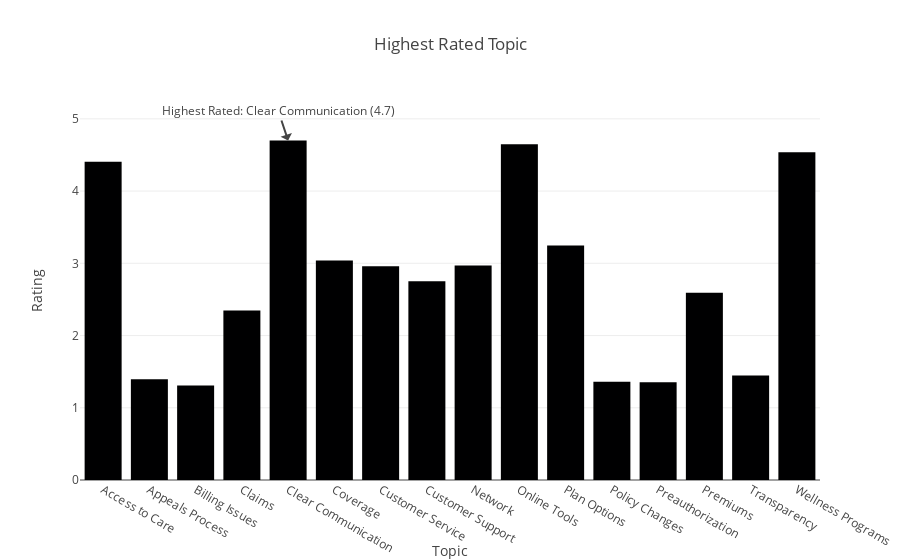

The notebook cell saved with this chart:
### Code cell
create_highest_rated_topic_bar(df)

### Figure 1 — Plotly figure (JSON) as saved in the notebook; plotly's stock layout.template omitted (floating-point values rounded to 4 significant figures)
{"data": [{"alignmentgroup": "True", "hovertemplate": "Topic=%{x}<br>Rating=%{y}<extra></extra>", "legendgroup": "", "marker": {"color": "#000001", "pattern": {"shape": ""}}, "name": "", "offsetgroup": "", "orientation": "v", "showlegend": false, "textposition": "auto", "type": "bar", "x": ["Access to Care", "Appeals Process", "Billing Issues", "Claims", "Clear Communication", "Coverage", "Customer Service", "Customer Support", "Network", "Online Tools", "Plan Options", "Policy Changes", "Preauthorization", "Premiums", "Transparency", "Wellness Programs"], "xaxis": "x", "y": [4.407, 1.396, 1.31, 2.345, 4.7, 3.04, 2.96, 2.75, 2.971, 4.647, 3.246, 1.359, 1.355, 2.591, 1.447, 4.538], "yaxis": "y"}], "layout": {"annotations": [{"arrowhead": 1, "showarrow": true, "text": "Highest Rated: Clear Communication (4.7)", "x": "Clear Communication", "y": 4.7}], "barmode": "relative", "legend": {"tracegroupgap": 0}, "title": {"text": "Highest Rated Topic"}, "xaxis": {"anchor": "y", "domain": [0, 1], "title": {"text": "Topic"}}, "yaxis": {"anchor": "x", "domain": [0, 1], "title": {"text": "Rating"}}}}
